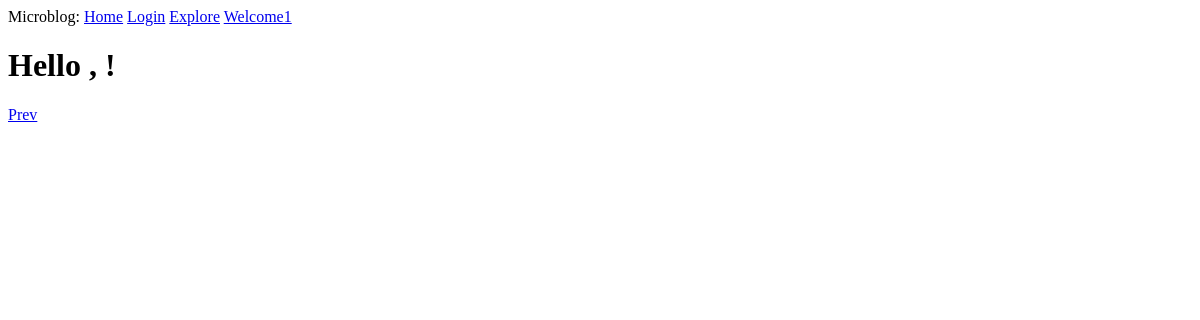
Before: /explore with the older database file.
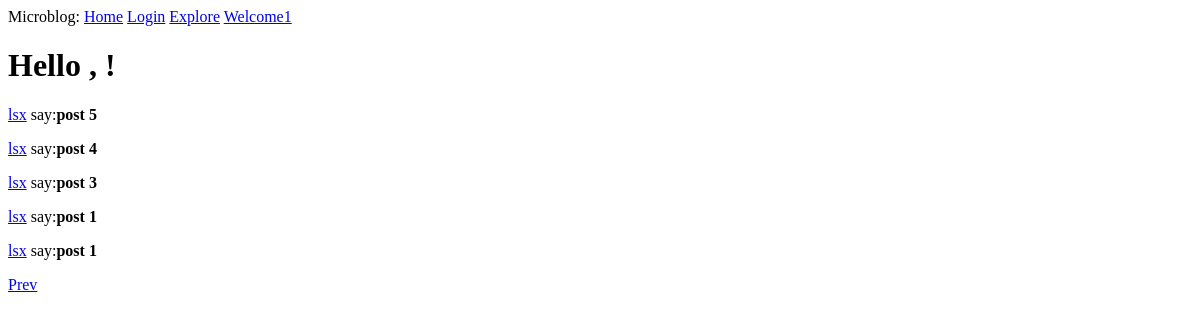
After: the same page with the newer database file.
### app_package/models.py (models this page shows, shortened)
class Post(db.Model):
    id = db.Column(db.Integer, primary_key=True)
    body = db.Column(db.String(500))
    timestamp = db.Column(db.DateTime, index=True, default=datetime.utcnow)
    user_id = db.Column(db.Integer, db.ForeignKey('user.id'))

class User(UserMixin,db.Model):
    id = db.Column(db.Integer, primary_key=True)
    username = db.Column(db.String(50), index=True, unique=True)
    email = db.Column(db.String(50), index=True, unique=True)
    password_hash = db.Column(db.String(50), index=True, unique=True)
    aboutme = db.Column(db.String(400))
    last_seen = db.Column(db.DateTime, default=datetime.utcnow)
    posts = db.relationship('Post', backref='author', lazy='dynamic')
    followed = db.relationship("User",secondary=followers,
        primaryjoin=(followers.c.follower_id==id),
        secondaryjoin=(followers.c.followed_id==id),
        backref=db.backref("followers",lazy="dynamic"), lazy='dynamic')
    '''
        判断是否关注
    '''
    '''
       关注用户
    '''
    '''
        取消关注
    '''
    '''
        获取关注用户以及自己的文章，发布时间倒序排列
    '''

### app_package/route.py (the view)
@app.route('/explore')
def explore():
    page = request.args.get('page', 2, type=int)
    posts = Post.query.order_by(Post.timestamp.desc()).paginate(page,app.config['POST_PERPAGE'],False)
    next_url = url_for('explore', page=posts.next_num) if posts.has_next else None
    prev_url = url_for('explore', page=posts.prev_num) if posts.has_prev else None
    return render_template("index.html",  user=user, posts=posts.items, next_url=next_url, prev_url=prev_url)

### app_package/route.py (called while the page is built)
@app.before_request
def before_request():
    if current_user.is_authenticated:
        current_user.last_seen = datetime.utcnow()
        db.session.commit()

### app_package/templates/index.html (shortened to what this page needs)
{% extends "base.html" %}
{% block content %}
    <h1>Hello , {{current_user.username}}!</h1>
    {% for post in posts %}
        <div><p><a href="{{url_for('user',username=post.author.username)}}">{{post.author.username}}</a> say:<b>{{post.body}}</b></p></div>
    {% endfor %}
    {% if prev_url %}
        <a href="{{prev_url}}">Prev</a>
    {% endif %}
{% endblock %}

Changed rows visible on the page:
added Post: author.username "lsx", body "post 5"
added Post: author.username "lsx", body "post 4"
added Post: author.username "lsx", body "post 3"
added Post: author.username "lsx", body "post 1"
added Post: author.username "lsx", body "post 1"
